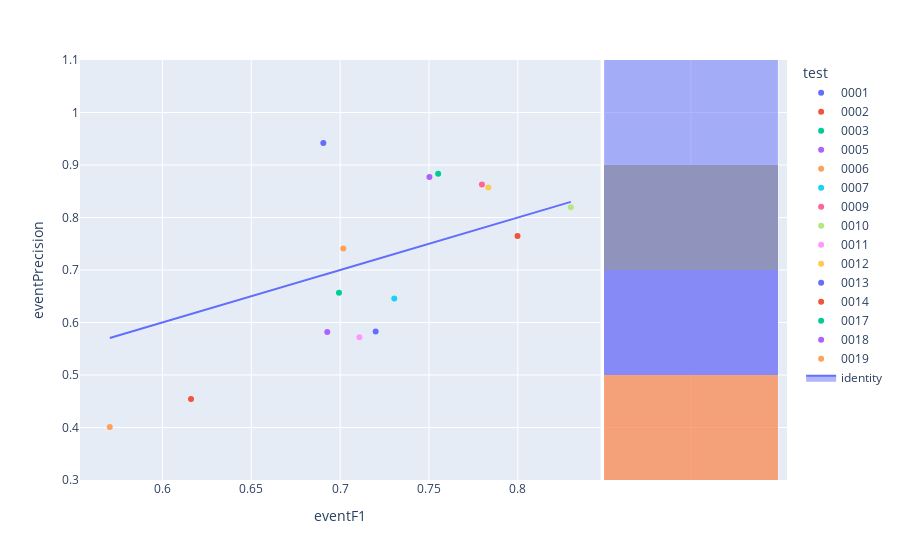

Notebook cell for this chart:
### Code cell
fig=px.scatter(experimentModels_N2,x='eventF1',y='eventPrecision',color='test',hover_name='modelId', marginal_y="histogram")
fig.add_trace(
    go.Scatter(x=experimentModels_N2['eventF1'], y=experimentModels_N2['eventF1'], name="identity", mode='lines',fill="toself")
)
fig.show()

### Figure 1 — Plotly figure (JSON) as saved in the notebook; plotly's stock layout.template omitted (floating-point values rounded to 4 significant figures)
{"data": [{"hovertemplate": "<b>%{hovertext}</b><br><br>test=0001<br>eventF1=%{x}<br>eventPrecision=%{y}<extra></extra>", "hovertext": ["d51d037b-304a-48df-970e-58aac592ac87"], "legendgroup": "0001", "marker": {"color": "#636efa", "symbol": "circle"}, "mode": "markers", "name": "0001", "orientation": "v", "showlegend": true, "type": "scatter", "x": [0.6905], "xaxis": "x", "y": [0.9421], "yaxis": "y"}, {"alignmentgroup": "True", "bingroup": "y", "hovertemplate": "test=0001<br>eventPrecision=%{y}<br>count=%{x}<extra></extra>", "legendgroup": "0001", "marker": {"color": "#636efa"}, "name": "0001", "offsetgroup": "0001", "opacity": 0.5, "showlegend": false, "type": "histogram", "xaxis": "x2", "y": [0.9421], "yaxis": "y2"}, {"hovertemplate": "<b>%{hovertext}</b><br><br>test=0002<br>eventF1=%{x}<br>eventPrecision=%{y}<extra></extra>", "hovertext": ["50ebd176-f601-4f02-bcd5-e0c07a362a35"], "legendgroup": "0002", "marker": {"color": "#EF553B", "symbol": "circle"}, "mode": "markers", "name": "0002", "orientation": "v", "showlegend": true, "type": "scatter", "x": [0.7998], "xaxis": "x", "y": [0.765], "yaxis": "y"}, {"alignmentgroup": "True", "bingroup": "y", "hovertemplate": "test=0002<br>eventPrecision=%{y}<br>count=%{x}<extra></extra>", "legendgroup": "0002", "marker": {"color": "#EF553B"}, "name": "0002", "offsetgroup": "0002", "opacity": 0.5, "showlegend": false, "type": "histogram", "xaxis": "x2", "y": [0.765], "yaxis": "y2"}, {"hovertemplate": "<b>%{hovertext}</b><br><br>test=0003<br>eventF1=%{x}<br>eventPrecision=%{y}<extra></extra>", "hovertext": ["ad0e1cc1-5a53-45b1-b13e-ca760e58c787"], "legendgroup": "0003", "marker": {"color": "#00cc96", "symbol": "circle"}, "mode": "markers", "name": "0003", "orientation": "v", "showlegend": true, "type": "scatter", "x": [0.6993], "xaxis": "x", "y": [0.6564], "yaxis": "y"}, {"alignmentgroup": "True", "bingroup": "y", "hovertemplate": "test=0003<br>eventPrecision=%{y}<br>count=%{x}<extra></extra>", "legendgroup": "0003", "marker": {"color": "#00cc96"}, "name": "0003", "offsetgroup": "0003", "opacity": 0.5, "showlegend": false, "type": "histogram", "xaxis": "x2", "y": [0.6564], "yaxis": "y2"}, {"hovertemplate": "<b>%{hovertext}</b><br><br>test=0005<br>eventF1=%{x}<br>eventPrecision=%{y}<extra></extra>", "hovertext": ["953522b6-a687-4555-b7bd-64e50323f539"], "legendgroup": "0005", "marker": {"color": "#ab63fa", "symbol": "circle"}, "mode": "markers", "name": "0005", "orientation": "v", "showlegend": true, "type": "scatter", "x": [0.6928], "xaxis": "x", "y": [0.5817], "yaxis": "y"}, {"alignmentgroup": "True", "bingroup": "y", "hovertemplate": "test=0005<br>eventPrecision=%{y}<br>count=%{x}<extra></extra>", "legendgroup": "0005", "marker": {"color": "#ab63fa"}, "name": "0005", "offsetgroup": "0005", "opacity": 0.5, "showlegend": false, "type": "histogram", "xaxis": "x2", "y": [0.5817], "yaxis": "y2"}, {"hovertemplate": "<b>%{hovertext}</b><br><br>test=0006<br>eventF1=%{x}<br>eventPrecision=%{y}<extra></extra>", "hovertext": ["fdff7a52-c874-434c-b79a-4652e6521b61"], "legendgroup": "0006", "marker": {"color": "#FFA15A", "symbol": "circle"}, "mode": "markers", "name": "0006", "orientation": "v", "showlegend": true, "type": "scatter", "x": [0.7018], "xaxis": "x", "y": [0.7407], "yaxis": "y"}, {"alignmentgroup": "True", "bingroup": "y", "hovertemplate": "test=0006<br>eventPrecision=%{y}<br>count=%{x}<extra></extra>", "legendgroup": "0006", "marker": {"color": "#FFA15A"}, "name": "0006", "offsetgroup": "0006", "opacity": 0.5, "showlegend": false, "type": "histogram", "xaxis": "x2", "y": [0.7407], "yaxis": "y2"}, {"hovertemplate": "<b>%{hovertext}</b><br><br>test=0007<br>eventF1=%{x}<br>eventPrecision=%{y}<extra></extra>", "hovertext": ["a99170bc-4dc5-4b27-84df-f565c6f142c5"], "legendgroup": "0007", "marker": {"color": "#19d3f3", "symbol": "circle"}, "mode": "markers", "name": "0007", "orientation": "v", "showlegend": true, "type": "scatter", "x": [0.7305], "xaxis": "x", "y": [0.6456], "yaxis": "y"}, {"alignmentgroup": "True", "bingroup": "y", "hovertemplate": "test=0007<br>eventPrecision=%{y}<br>count=%{x}<extra></extra>", "legendgroup": "0007", "marker": {"color": "#19d3f3"}, "name": "0007", "offsetgroup": "0007", "opacity": 0.5, "showlegend": false, "type": "histogram", "xaxis": "x2", "y": [0.6456], "yaxis": "y2"}, {"hovertemplate": "<b>%{hovertext}</b><br><br>test=0009<br>eventF1=%{x}<br>eventPrecision=%{y}<extra></extra>", "hovertext": ["d4f86014-a983-4a56-940a-a53396539084"], "legendgroup": "0009", "marker": {"color": "#FF6692", "symbol": "circle"}, "mode": "markers", "name": "0009", "orientation": "v", "showlegend": true, "type": "scatter", "x": [0.7798], "xaxis": "x", "y": [0.8629], "yaxis": "y"}, {"alignmentgroup": "True", "bingroup": "y", "hovertemplate": "test=0009<br>eventPrecision=%{y}<br>count=%{x}<extra></extra>", "legendgroup": "0009", "marker": {"color": "#FF6692"}, "name": "0009", "offsetgroup": "0009", "opacity": 0.5, "showlegend": false, "type": "histogram", "xaxis": "x2", "y": [0.8629], "yaxis": "y2"}, {"hovertemplate": "<b>%{hovertext}</b><br><br>test=0010<br>eventF1=%{x}<br>eventPrecision=%{y}<extra></extra>", "hovertext": ["b9ba925c-8862-41ae-85ac-87efe667dc99"], "legendgroup": "0010", "marker": {"color": "#B6E880", "symbol": "circle"}, "mode": "markers", "name": "0010", "orientation": "v", "showlegend": true, "type": "scatter", "x": [0.8298], "xaxis": "x", "y": [0.8196], "yaxis": "y"}, {"alignmentgroup": "True", "bingroup": "y", "hovertemplate": "test=0010<br>eventPrecision=%{y}<br>count=%{x}<extra></extra>", "legendgroup": "0010", "marker": {"color": "#B6E880"}, "name": "0010", "offsetgroup": "0010", "opacity": 0.5, "showlegend": false, "type": "histogram", "xaxis": "x2", "y": [0.8196], "yaxis": "y2"}, {"hovertemplate": "<b>%{hovertext}</b><br><br>test=0011<br>eventF1=%{x}<br>eventPrecision=%{y}<extra></extra>", "hovertext": ["9a796814-2401-4dbb-811c-695c7c0888bb"], "legendgroup": "0011", "marker": {"color": "#FF97FF", "symbol": "circle"}, "mode": "markers", "name": "0011", "orientation": "v", "showlegend": true, "type": "scatter", "x": [0.7108], "xaxis": "x", "y": [0.5717], "yaxis": "y"}, {"alignmentgroup": "True", "bingroup": "y", "hovertemplate": "test=0011<br>eventPrecision=%{y}<br>count=%{x}<extra></extra>", "legendgroup": "0011", "marker": {"color": "#FF97FF"}, "name": "0011", "offsetgroup": "0011", "opacity": 0.5, "showlegend": false, "type": "histogram", "xaxis": "x2", "y": [0.5717], "yaxis": "y2"}, {"hovertemplate": "<b>%{hovertext}</b><br><br>test=0012<br>eventF1=%{x}<br>eventPrecision=%{y}<extra></extra>", "hovertext": ["3be685c1-02ea-4a2f-8478-ca265ccc3196"], "legendgroup": "0012", "marker": {"color": "#FECB52", "symbol": "circle"}, "mode": "markers", "name": "0012", "orientation": "v", "showlegend": true, "type": "scatter", "x": [0.7834], "xaxis": "x", "y": [0.8571], "yaxis": "y"}, {"alignmentgroup": "True", "bingroup": "y", "hovertemplate": "test=0012<br>eventPrecision=%{y}<br>count=%{x}<extra></extra>", "legendgroup": "0012", "marker": {"color": "#FECB52"}, "name": "0012", "offsetgroup": "0012", "opacity": 0.5, "showlegend": false, "type": "histogram", "xaxis": "x2", "y": [0.8571], "yaxis": "y2"}, {"hovertemplate": "<b>%{hovertext}</b><br><br>test=0013<br>eventF1=%{x}<br>eventPrecision=%{y}<extra></extra>", "hovertext": ["016159f4-e171-4f6e-a510-0e5e140f8929"], "legendgroup": "0013", "marker": {"color": "#636efa", "symbol": "circle"}, "mode": "markers", "name": "0013", "orientation": "v", "showlegend": true, "type": "scatter", "x": [0.72], "xaxis": "x", "y": [0.583], "yaxis": "y"}, {"alignmentgroup": "True", "bingroup": "y", "hovertemplate": "test=0013<br>eventPrecision=%{y}<br>count=%{x}<extra></extra>", "legendgroup": "0013", "marker": {"color": "#636efa"}, "name": "0013", "offsetgroup": "0013", "opacity": 0.5, "showlegend": false, "type": "histogram", "xaxis": "x2", "y": [0.583], "yaxis": "y2"}, {"hovertemplate": "<b>%{hovertext}</b><br><br>test=0014<br>eventF1=%{x}<br>eventPrecision=%{y}<extra></extra>", "hovertext": ["da40a91f-c09e-4752-899f-0d848fc48c20"], "legendgroup": "0014", "marker": {"color": "#EF553B", "symbol": "circle"}, "mode": "markers", "name": "0014", "orientation": "v", "showlegend": true, "type": "scatter", "x": [0.6161], "xaxis": "x", "y": [0.4541], "yaxis": "y"}, {"alignmentgroup": "True", "bingroup": "y", "hovertemplate": "test=0014<br>eventPrecision=%{y}<br>count=%{x}<extra></extra>", "legendgroup": "0014", "marker": {"color": "#EF553B"}, "name": "0014", "offsetgroup": "0014", "opacity": 0.5, "showlegend": false, "type": "histogram", "xaxis": "x2", "y": [0.4541], "yaxis": "y2"}, {"hovertemplate": "<b>%{hovertext}</b><br><br>test=0017<br>eventF1=%{x}<br>eventPrecision=%{y}<extra></extra>", "hovertext": ["c30b34f2-52b8-47af-9309-81c72f52ea3d"], "legendgroup": "0017", "marker": {"color": "#00cc96", "symbol": "circle"}, "mode": "markers", "name": "0017", "orientation": "v", "showlegend": true, "type": "scatter", "x": [0.7552], "xaxis": "x", "y": [0.8832], "yaxis": "y"}, {"alignmentgroup": "True", "bingroup": "y", "hovertemplate": "test=0017<br>eventPrecision=%{y}<br>count=%{x}<extra></extra>", "legendgroup": "0017", "marker": {"color": "#00cc96"}, "name": "0017", "offsetgroup": "0017", "opacity": 0.5, "showlegend": false, "type": "histogram", "xaxis": "x2", "y": [0.8832], "yaxis": "y2"}, {"hovertemplate": "<b>%{hovertext}</b><br><br>test=0018<br>eventF1=%{x}<br>eventPrecision=%{y}<extra></extra>", "hovertext": ["63920ef1-b7bd-453c-af1b-c87e2c3f9ad0"], "legendgroup": "0018", "marker": {"color": "#ab63fa", "symbol": "circle"}, "mode": "markers", "name": "0018", "orientation": "v", "showlegend": true, "type": "scatter", "x": [0.7502], "xaxis": "x", "y": [0.877], "yaxis": "y"}, {"alignmentgroup": "True", "bingroup": "y", "hovertemplate": "test=0018<br>eventPrecision=%{y}<br>count=%{x}<extra></extra>", "legendgroup": "0018", "marker": {"color": "#ab63fa"}, "name": "0018", "offsetgroup": "0018", "opacity": 0.5, "showlegend": false, "type": "histogram", "xaxis": "x2", "y": [0.877], "yaxis": "y2"}, {"hovertemplate": "<b>%{hovertext}</b><br><br>test=0019<br>eventF1=%{x}<br>eventPrecision=%{y}<extra></extra>", "hovertext": ["73a45ddb-cbce-44c1-8ed8-007d5677989f"], "legendgroup": "0019", "marker": {"color": "#FFA15A", "symbol": "circle"}, "mode": "markers", "name": "0019", "orientation": "v", "showlegend": true, "type": "scatter", "x": [0.5704], "xaxis": "x", "y": [0.4011], "yaxis": "y"}, {"alignmentgroup": "True", "bingroup": "y", "hovertemplate": "test=0019<br>eventPrecision=%{y}<br>count=%{x}<extra></extra>", "legendgroup": "0019", "marker": {"color": "#FFA15A"}, "name": "0019", "offsetgroup": "0019", "opacity": 0.5, "showlegend": false, "type": "histogram", "xaxis": "x2", "y": [0.4011], "yaxis": "y2"}, {"fill": "toself", "mode": "lines", "name": "identity", "type": "scatter", "x": [0.6905, 0.7998, 0.6993, 0.6928, 0.7018, 0.7305, 0.7798, 0.8298, 0.7108, 0.7834, 0.72, 0.6161, 0.7552, 0.7502, 0.5704], "y": [0.6905, 0.7998, 0.6993, 0.6928, 0.7018, 0.7305, 0.7798, 0.8298, 0.7108, 0.7834, 0.72, 0.6161, 0.7552, 0.7502, 0.5704]}], "layout": {"barmode": "overlay", "legend": {"title": {"text": "test"}, "tracegroupgap": 0}, "margin": {"t": 60}, "xaxis": {"anchor": "y", "domain": [0, 0.7363], "title": {"text": "eventF1"}}, "xaxis2": {"anchor": "y2", "domain": [0.7413, 1], "matches": "x2", "showgrid": true, "showline": false, "showticklabels": false, "ticks": ""}, "yaxis": {"anchor": "x", "domain": [0, 1], "title": {"text": "eventPrecision"}}, "yaxis2": {"anchor": "x2", "domain": [0, 1], "matches": "y", "showgrid": true, "showticklabels": false}}}
